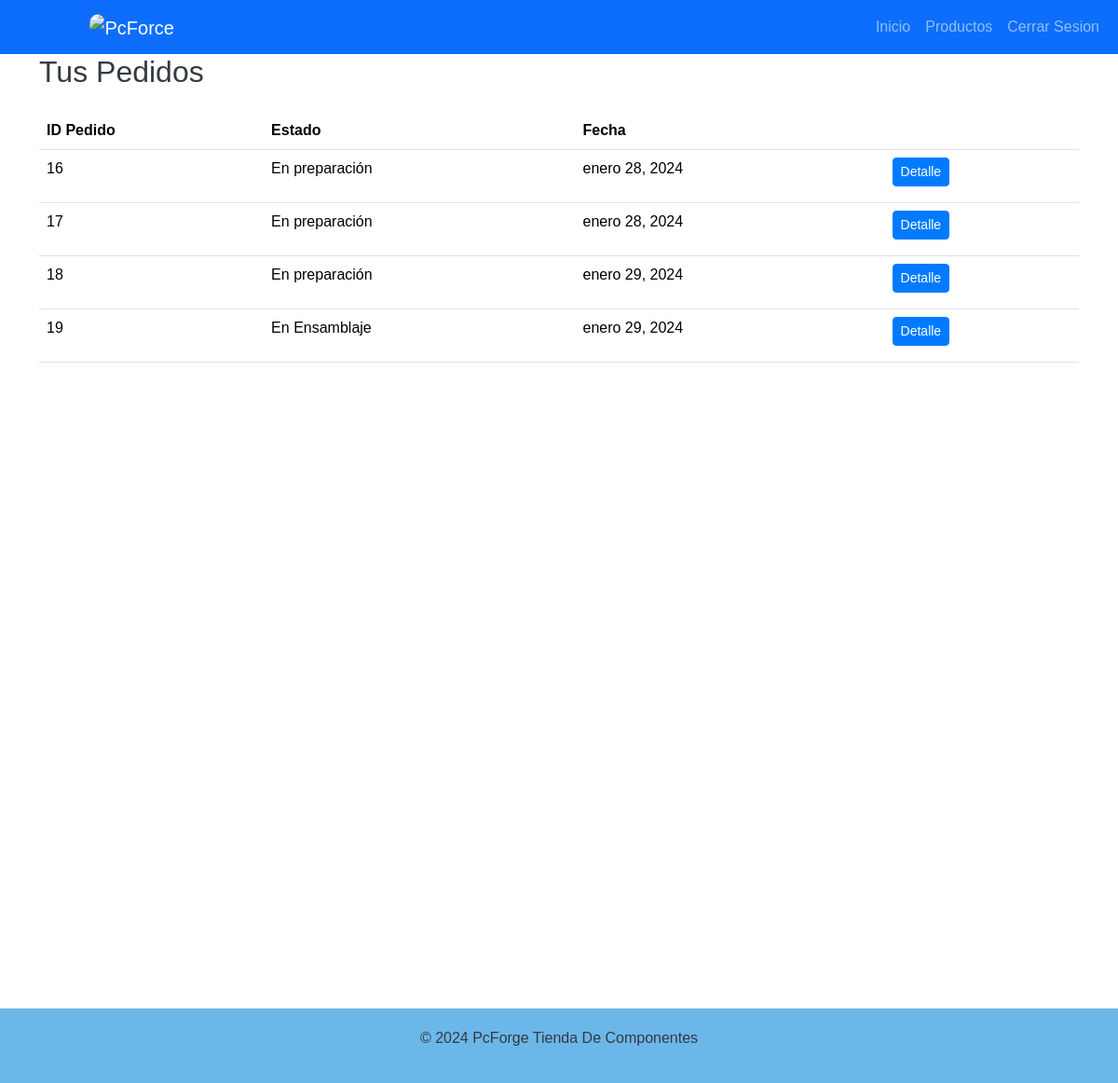
Screenshot of /ver-pedidos/ (signed in) with the database file from the repository.
### app/models.py (models this page shows, shortened)
class Pedido(models.Model):
    ESTADOS_PEDIDO = [
        ('preparacion', 'En preparación'),
        ('ensamblaje', 'En Ensamblaje'),
        ('en_camino', 'En camino'),
        ('entregado', 'Entregado'),
    ]
    cliente = models.ForeignKey(User, on_delete=models.CASCADE)
    vendedor = models.ForeignKey(User, on_delete=models.SET_NULL, null=True, blank=True, related_name='pedidos_vendedor')
    estado = models.CharField(max_length=20, choices=ESTADOS_PEDIDO, default='preparacion')
    fecha_creacion = models.DateTimeField(auto_now_add=True)
    fecha_modificacion = models.DateTimeField(auto_now=True)
    boleta = models.ForeignKey(Boleta, on_delete=models.CASCADE)
    direccion_entrega = models.CharField(max_length=255, blank=True, null=True)

### app/views.py (the view)
# urls.py: path('ver-pedidos/', ver_pedidos, name='ver_pedidos'),
@login_required
def ver_pedidos(request):
    pedidos = Pedido.objects.filter(cliente=request.user)
    context = {'pedidos': pedidos}
    return render(request, 'app/ver_pedidos.html', context)

### app/templates/app/ver_pedidos.html (shortened to what this page needs)
{% extends 'app/base.html' %}
{% block contenido %}
    <div class="container ver_pedidos">
        <h2 class="mb-4">Tus Pedidos</h2>
        {% if pedidos %}
            <table class="table">
                <thead>
                    <tr>
                        <th scope="col">ID Pedido</th>
                        <th scope="col">Estado</th>
                        <th scope="col">Fecha</th>
                        <th scope="col"></th>
                    </tr>
                </thead>
                <tbody>
                    {% for pedido in pedidos %}
                        <tr>
                            <td>
                                <p" class="text-decoration-none">
                                    {{ pedido.id }}
                            </td>
                            <td>{{ pedido.get_estado_display }}</td>
                            <td>{{ pedido.fecha_creacion|date:"F d, Y" }}</td>
                            <td>
                                <a href="{% url 'detalle_pedido' pedido.id %}" class="btn btn-primary btn-sm">
                                    Detalle
                                </a>
                            </td>
                        </tr>
                    {% endfor %}
                </tbody>
            </table>
        {% else %}
            <p>No tienes pedidos.</p>
        {% endif %}
    </div>
{% endblock %}

### app/static/app/css/style.css (style rules this page uses)
body { background-image: url(../img/foto_porta.jpg); color: #343a40; font-family: 'Arial', sans-serif; }
.btn-primary { background-color: #007bff; border-color: #007bff; }
.container.ver_pedidos { margin-bottom: 693px !important; }

### rows the page displays
Pedido: id "16", estado "En preparación", fecha_creacion "enero 28, 2024"
Pedido: id "17", estado "En preparación", fecha_creacion "enero 28, 2024"
Pedido: id "18", estado "En preparación", fecha_creacion "enero 29, 2024"
Pedido: id "19", estado "En Ensamblaje", fecha_creacion "enero 29, 2024"
